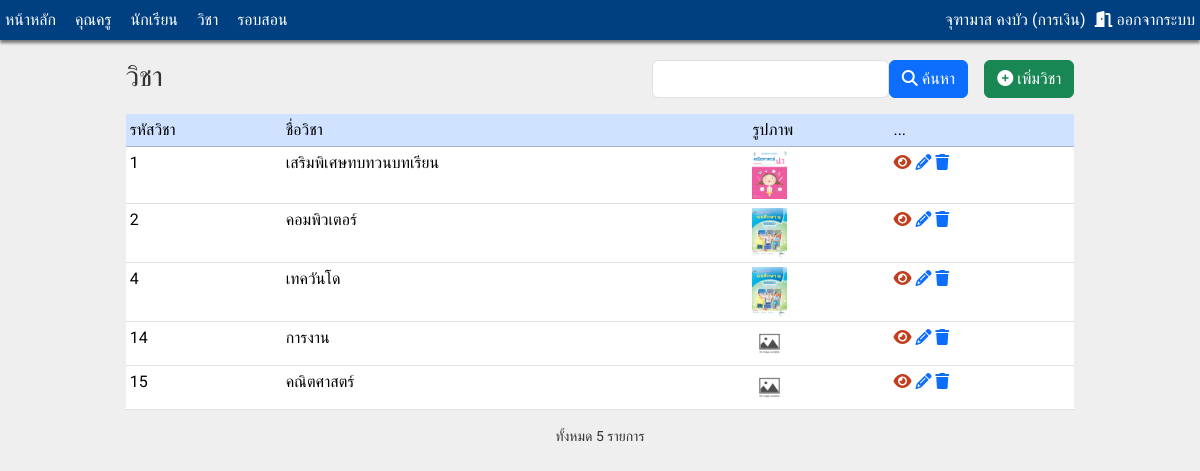
/admin/subject.php (signed in), run on the app's committed database.
### tables this page shows
CREATE TABLE `subject` (
  `sub_id` int(5) NOT NULL COMMENT 'รหัสวิชา',
  `sub_name` varchar(100) DEFAULT NULL COMMENT 'ชื่อวิชา',
  `sub_detail` varchar(2000) DEFAULT NULL COMMENT 'รายละเอียด',
  `sub_image` varchar(100) DEFAULT NULL COMMENT 'รูปภาพ'
);

### admin/subject.php (the view, shortened to what this page needs)
<?php
include("../inc_connect.php");
?>
<!DOCTYPE html>
<html lang="en">
<head>
    <link rel="stylesheet" href="https://cdnjs.cloudflare.com/ajax/libs/font-awesome/6.4.0/css/all.min.css" />
    <link href="https://cdn.jsdelivr.net/npm/bootstrap@5.3.1/dist/css/bootstrap.min.css" rel="stylesheet">
    <link rel="stylesheet" href="../css/mystyle.css">
</head>
<body>
    <?php include("inc_menu.php");?>
    <div class="container">
        <div style="margin:auto;width:85%;">
            <h3 class="float-start mb-3" >วิชา </h3>
            <form action="" method="post">
                    <button type ="button" class="btn btn-success float-end mb-3 ms-3" onclick="window.location='subject_insert.php';"> <i class="fa-solid fa-circle-plus"></i> เพิ่มวิชา </button>
                    <button type ="submit" class="btn btn-primary float-end mb-3"> <i class="fa-solid fa-magnifying-glass"></i> ค้นหา </button>
                    <input type="text" name="keyword" class="form-control w-25 float-end mb-3">
            </form>
            <table class ="table table-sm">
                <tr class ="table-primary text-left">
                    <td> รหัสวิชา </td>
                    <td> ชื่อวิชา </td>
                    <td> รูปภาพ </td>
                    <td> ... </td>
                </tr>
                <?php
                $sql = "Select * From subject";
                $rst = mysqli_query( $conn,$sql);
                $num = mysqli_num_rows($rst);
                while ($arr = mysqli_fetch_array($rst))
                {
                ?>
                <tr class ="text-left">
                    <td> <?php echo $arr ['sub_id'];?> </td>
                    <td class="text-start"> <?php echo $arr ['sub_name'];?> </td>
                    <td> <img src = "../img_subject/<?php echo $arr ['sub_image'];?>" width = "35"> </td>
                    <td>
                        <a href ="subject_detail.php?id=<?php echo $arr ['sub_id'];?>" title="รายละเอียด"><i class="fa-solid fa-eye" style="color: #c33e1d;"></i></a>
                        <a href ="subject_update.php?id=<?php echo $arr ['sub_id'];?>" title="แก้ไข"><i class="fa-solid fa-pencil"></i></a>
                        <a href ="subject.php?id=<?php echo $arr ['sub_id'];?>" title="ลบ"
                        onclick="if (!confirm('ลบรายการเดี๋ยวนี้ ?')) return false;"><i class="fa-solid fa-trash"></i></a>
                    </td>
                </tr>
                <?php
                }
                 ?>
            <table>
            <p class ="text-center small"> ทั้งหมด <?php echo $num ?> รายการ </p>
        </div>
    </div>
</body>
</html>

### css/mystyle.css (style rules this page uses)
body { font-size: 16px; font-family: 'Sarabun','Sriracha','Itim'; color: #333333; background-color: #EFEFEF; margin: 0; padding: 0; }

### data on the page
subject: sub_id "1", sub_name "เสริมพิเศษทบทวนบทเรียน", sub_image (picture)
subject: sub_id "2", sub_name "คอมพิวเตอร์", sub_image (picture)
subject: sub_id "4", sub_name "เทควันโด", sub_image (picture)
subject: sub_id "14", sub_name "การงาน", sub_image (placeholder picture)
subject: sub_id "15", sub_name "คณิตศาสตร์", sub_image (placeholder picture)

### other printed values
$_SESSION['login_name'] "จุฑามาส คงบัว"
$_SESSION['login_position'] "การเงิน"
$num "5"
